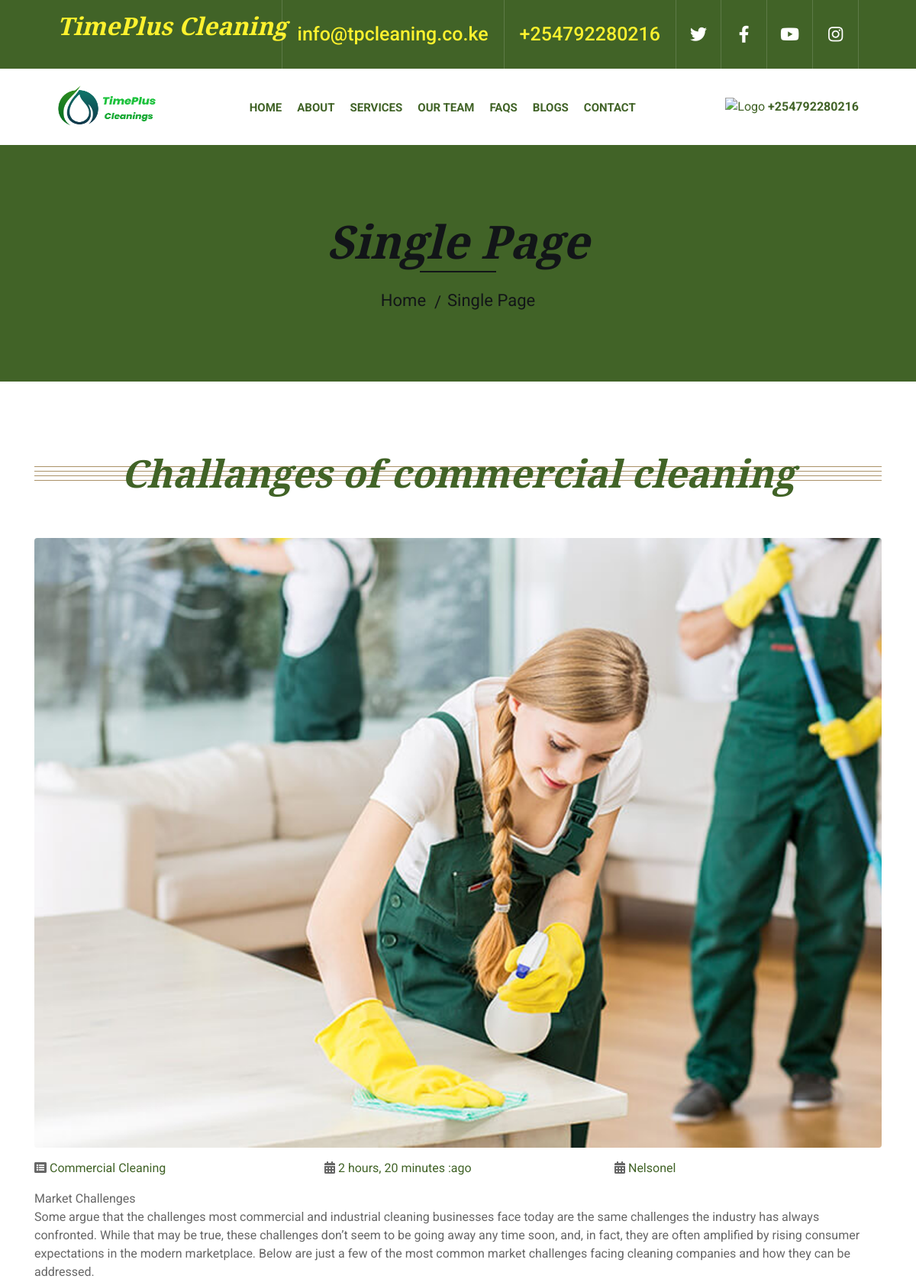
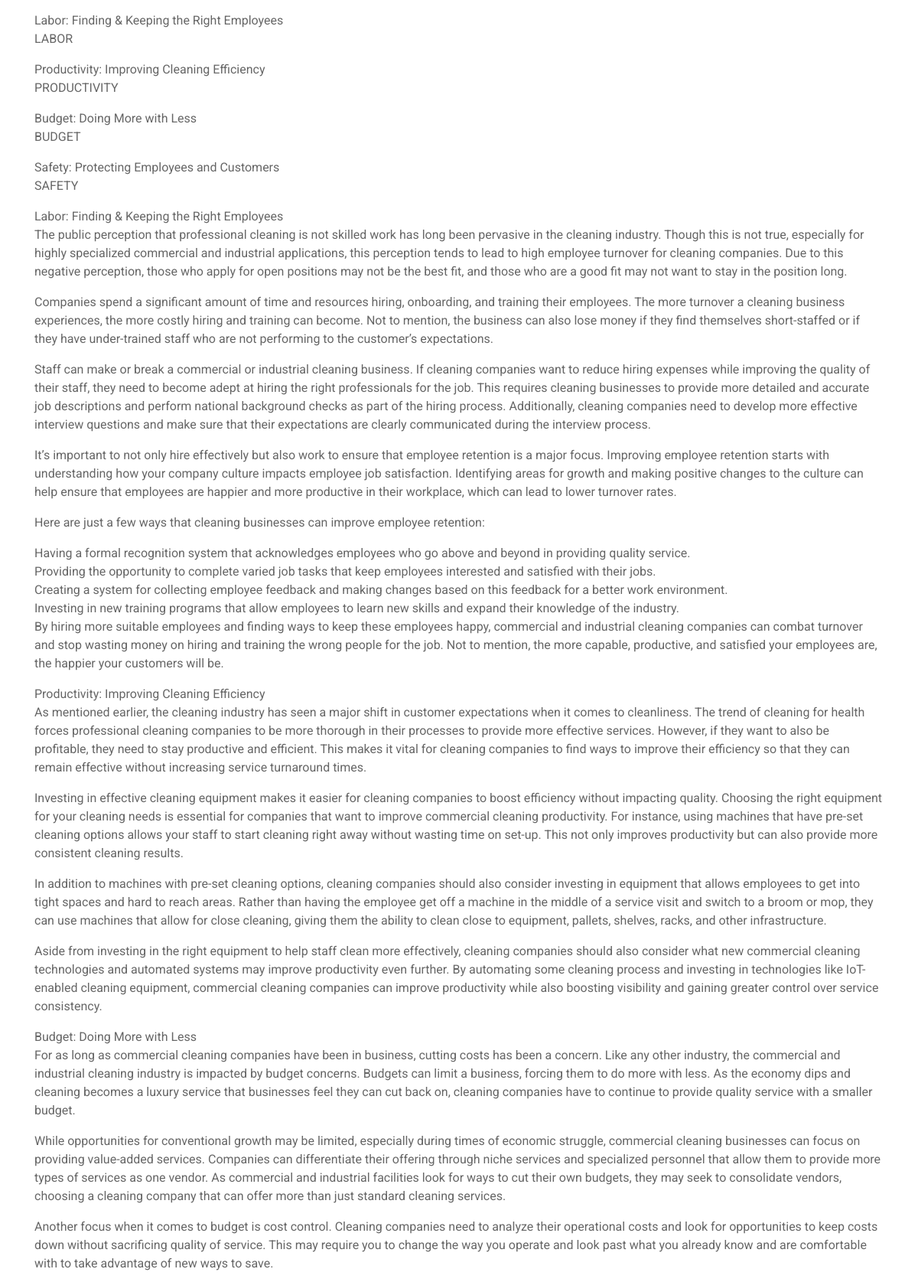
/blogDetail/2/ (upper part), run on the app's committed database (2 pictures, top to bottom).
### base/models.py (models this page shows, shortened)
class Blog(models.Model):
    host = models.ForeignKey(User, on_delete=models.SET_NULL, null=True)
    service = models.ForeignKey(Service, on_delete=models.SET_NULL, null=True)
    title = models.CharField(max_length=200)
    description = models.TextField(null=True, blank=True)
    image = models.ImageField(upload_to='static/image', null=True)
    updated = models.DateTimeField(auto_now=True)
    created = models.DateTimeField(auto_now_add=True)
    class Meta:
        ordering = ['-updated', '-created']

class Service(models.Model):
    name = models.CharField(max_length=200)
    def __str__(self):
        return self.name

### base/views.py (the view, shortened to what this page needs)
# urls.py: path('blogDetail/<int:pk>/', views.blogDetail, name='blogDetail'),
def blogDetail(request, pk):
    blog = Blog.objects.get(id=pk)
    services = Service.objects.all()
    comments = blog.comment_set.all()
    blogs = Blog.objects.all()
    services = Service.objects.all()
    context = {'blog': blog, 'services': services,
               'comments': comments, 'blogs': blogs, }
    return render(request, 'base/blog-detail.html', context)

### base/templates/base/blog-detail.html (shortened to what this page needs)
{% extends 'main.html' %}
{% block content %}
{% load static %}
<div class="page-header">
    <div class="container">
        <div class="row">
            <div class="col-12">
                <h2>Single Page</h2>
            </div>
            <div class="col-12">
                <a href="{% url 'home' %}">Home</a>
                <a href="">Single Page</a>
            </div>
        </div>
    </div>
</div>
<div class="single">
    <div class="container">
        <div class="section-header">
            <h2>{{ blog.title }}</h2>
        </div>
        <div class="row">
            <div class="col-sm-12">
                <img class="img-fluid rounded" src="{{blog.image.url}}" width="100%" height="180"
                    alt="TimePlus Cleanings Image">
            </div>
            <div class="col-sm-4">
                <i class="fa fa-list-alt"></i>
                <a class="link-blog" href="">{{ blog.service }}</a>
            </div>
            <div class="col-sm-4">
                <i class="fa fa-calendar-alt"></i>
                <a class="link-blog" href="">{{ blog.created | timesince }} :ago</a>
            </div>
            <div class="col-sm-4">
                <i class="fa fa-calendar-alt"></i>
                <a class="link-blog" href="">{{ blog.host }}</a>
            </div>
            <div class="col-sm-12">
                <p>
                    {{ blog.description |escape |linebreaks}}.
                </p>
            </div>
        </div>
    </div>
</div>
{% endblock %}

### static/css/style.css (style rules this page uses)
body { color: #666666; background: #ffffff; font-family: 'Roboto', sans-serif; font-weight: 400; }
h1, h2, h3, h4, h5, h6 { font-family: 'EB Garamond', serif; font-weight: 600; font-style: italic; color: #121518; }
a { color: #454545; transition: .3s; }
.page-header { position: relative; margin-bottom: 45px; padding: 90px 0; text-align: center; background: #aa9166; }
.page-header h2 { position: relative; color: #121518; font-size: 60px; font-weight: 700; margin-bottom: 20px; padding-bottom: 5px; }
.page-header h2::after { position: absolute; content: ""; width: 100px; height: 2px; left: calc(50% - 50px); bottom: 0; background: #121518; }
.page-header a { position: relative; padding: 0 12px; font-size: 22px; color: #121518; }
.page-header a::after { position: absolute; content: "/"; width: 8px; height: 8px; top: -2px; right: -7px; text-align: center; color: #121518; }
.page-header a:last-child::after { display: none; }
.section-header { position: relative; width: 100%; text-align: center; margin-bottom: 45px; }
.section-header h2 { margin: 0; position: relative; font-size: 50px; font-weight: 700; white-space: nowrap; z-index: 1; }
.section-header h2::before { position: absolute; content: ""; width: 100%; height: 7px; left: 0; top: 21px; background: transparent; border-top: 1px solid #aa9166; border-bottom: 1px solid #aa9166; z-index: -1; }
.section-header h2::after { position: absolute; content: ""; width: 100%; height: 7px; left: 0; bottom: 20px; background: transparent; border-top: 1px solid #aa9166; border-bottom: 1px solid #aa9166; z-index: -1; }
.single { position: relative; width: 100%; padding: 45px 0 65px 0; }
.single img { margin: 10px 0 15px 0; }

### base/templates/base/blog-detail.html (style rules this page uses)
.section-header h2 { color: #416327 !important; }
.page-header { background-color: #416327 !important; }
.link-blog { color: #416327 !important; }

### data on the page
Blog: title "Challanges of commercial cleaning", image (picture), service "Commercial Cleaning", created "2 hours, 20 minutes", host "Nelsonel", description "Market Challenges Some argue that the challenges most commercial and industrial cleaning businesses face today are the same challenges the industry has always confronted. While that may be true, these challenges don’t seem to be going away any time soon, and, in fact, they are often amplified by rising consumer expectations in the modern marketplace. Below are just a few of the most common market challenges facing cleaning companies and how they can be addressed. Labor: Finding & Keeping the Right Employees LABOR Productivity: Improving Cleaning Efficiency PRODUCTIVITY Budget: Doing More with Less BUDGET Safety: Protecting Employees and Customers SAFETY Labor: Finding & Keeping the Right…"
